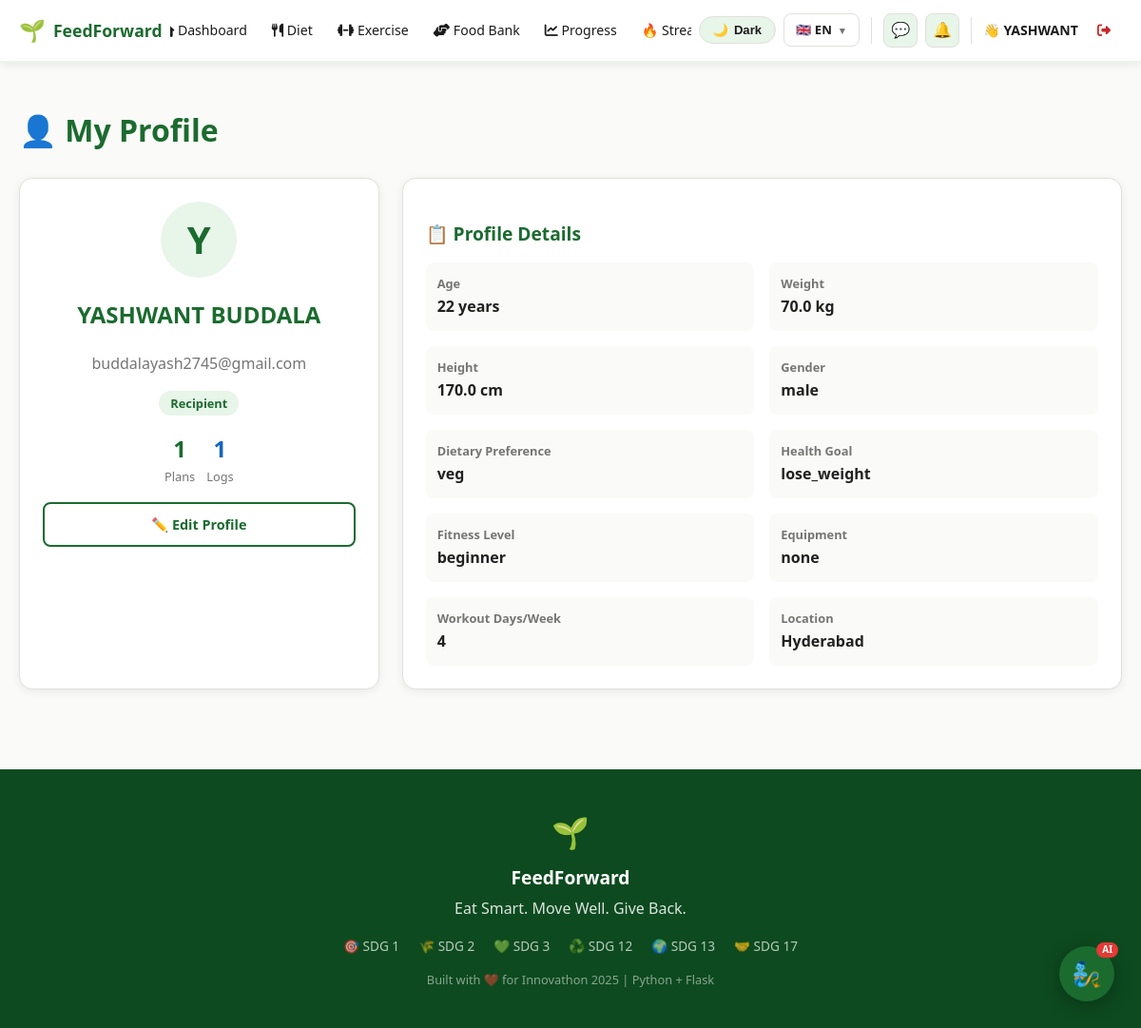
The page /profile (signed in) on the database its author committed.
### models/user.py (models this page shows, shortened)
class User(db.Model, UserMixin):
    __tablename__ = 'users'
    id            = db.Column(db.Integer, primary_key=True)
    name          = db.Column(db.String(100), nullable=False)
    email         = db.Column(db.String(120), unique=True, nullable=False)
    password_hash = db.Column(db.String(200), nullable=False)
    role          = db.Column(db.String(20), default='user')  # user / donor / recipient / admin
    age           = db.Column(db.Integer)
    weight        = db.Column(db.Float)
    height        = db.Column(db.Float)
    gender        = db.Column(db.String(10))
    dietary_pref  = db.Column(db.String(20))   # veg / non_veg / vegan
    health_goal   = db.Column(db.String(20))   # lose_weight / gain_muscle / stay_fit
    fitness_level = db.Column(db.String(20))   # beginner / intermediate / advanced
    equipment     = db.Column(db.String(20))   # none / dumbbells / gym
    days_per_week = db.Column(db.Integer, default=4)
    location      = db.Column(db.String(200))
    latitude      = db.Column(db.Float)
    longitude     = db.Column(db.Float)
    profile_complete = db.Column(db.Boolean, default=False)
    allergies     = db.Column(db.String(200), default='')  # comma-separated e.g. "gluten,dairy,nuts"
    created_at    = db.Column(db.DateTime, default=datetime.utcnow)
    meal_plans    = db.relationship('MealPlan',     backref='user', lazy=True)
    exercise_plans= db.relationship('ExercisePlan', backref='user', lazy=True)
    donations     = db.relationship('FoodListing',  foreign_keys='FoodListing.donor_id',    backref='donor',     lazy=True)
    claims        = db.relationship('FoodListing',  foreign_keys='FoodListing.claimed_by',  backref='recipient', lazy=True)
    progress_logs = db.relationship('ProgressLog',  backref='user', lazy=True)

### routes/main.py (the view)
@main.route('/profile')
@login_required
def profile():
    from models.models import MealPlan, ExercisePlan
    total_plans = MealPlan.query.filter_by(user_id=current_user.id).count()
    total_logs  = ProgressLog.query.filter_by(user_id=current_user.id).count()
    return render_template('profile.html', total_plans=total_plans, total_logs=total_logs)

### templates/profile.html (shortened to what this page needs)
{% extends 'base.html' %}{% block title %}My Profile{% endblock %}
{% block content %}
<h1 style="font-size:2rem;font-weight:800;color:#1B6B2F;margin-bottom:24px;">👤 My Profile</h1>
<div style="display:grid;grid-template-columns:1fr 2fr;gap:24px;">
  <div class="card" style="text-align:center;">
    <div style="width:80px;height:80px;background:#E8F5E9;border-radius:50%;display:flex;align-items:center;justify-content:center;font-size:2.5rem;margin:0 auto 16px;font-weight:700;color:#1B6B2F;">{{ current_user.name[0] }}</div>
    <h2 style="font-weight:800;color:#1B6B2F;">{{ current_user.name }}</h2>
    <p style="color:#757575;">{{ current_user.email }}</p>
    <span class="badge-green">{{ current_user.role.title() }}</span>
    <div style="margin-top:16px;display:flex;gap:12px;justify-content:center;">
      <div style="text-align:center;"><div style="font-size:1.5rem;font-weight:800;color:#1B6B2F;">{{ total_plans }}</div><div style="font-size:.8rem;color:#757575;">Plans</div></div>
      <div style="text-align:center;"><div style="font-size:1.5rem;font-weight:800;color:#1565C0;">{{ total_logs }}</div><div style="font-size:.8rem;color:#757575;">Logs</div></div>
    </div>
    <a href="{{ url_for('main.setup_profile') }}" class="btn-secondary" style="margin-top:16px;display:block;font-size:.9rem;">✏️ Edit Profile</a>
  </div>
  <div class="card">
    <h3 class="section-title">📋 Profile Details</h3>
    <div style="display:grid;grid-template-columns:1fr 1fr;gap:16px;">
      {% for label,value in [('Age', (current_user.age|string + ' years') if current_user.age else 'Not set'),('Weight', (current_user.weight|string + ' kg') if current_user.weight else 'Not set'),('Height', (current_user.height|string + ' cm') if current_user.height else 'Not set'),('Gender', current_user.gender or 'Not set'),('Dietary Preference', current_user.dietary_pref or 'Not set'),('Health Goal', current_user.health_goal or 'Not set'),('Fitness Level', current_user.fitness_level or 'Not set'),('Equipment', current_user.equipment or 'Not set'),('Workout Days/Week', current_user.days_per_week|string if current_user.days_per_week else 'Not set'),('Location', current_user.location or 'Not set')] %}
      <div style="background:#FAFAF8;border-radius:8px;padding:12px;">
        <div style="font-size:.8rem;color:#757575;font-weight:600;">{{ label }}</div>
        <div style="font-weight:700;color:#212121;margin-top:2px;">{{ value }}</div>
      </div>
    </div>
  </div>
</div>
{% endblock %}

### templates/base.html (shortened to what this page needs)
<!DOCTYPE html>
<html lang="{{ lang }}" data-theme="light">
<head>
  <link href="https://cdnjs.cloudflare.com/ajax/libs/font-awesome/6.4.0/css/all.min.css" rel="stylesheet"/>
  <link rel="stylesheet" href="https://unpkg.com/leaflet@1.9.4/dist/leaflet.css"/>
</head>
<body>
<nav style="background:var(--nav-bg);border-bottom:2px solid var(--nav-border);
            position:sticky;top:0;z-index:1000;box-shadow:0 2px 10px var(--shadow);">
  <div style="max-width:1280px;margin:0 auto;padding:0 20px;
              display:flex;align-items:center;justify-content:space-between;
              height:64px;gap:8px;">
    <a href="{{ url_for('main.index') }}"
       style="display:flex;align-items:center;gap:8px;flex-shrink:0;">
      <span style="font-size:1.4rem;">🌱</span>
      <span style="font-size:1.1rem;font-weight:800;color:var(--green);">FeedForward</span>
    </a>
    {% if current_user.is_authenticated %}
    <div style="display:flex;gap:2px;align-items:center;overflow-x:auto;flex:1;justify-content:center;">
      <a href="{{ url_for('main.dashboard') }}"
         class="nav-link {% if request.endpoint=='main.dashboard' %}active{% endif %}">
        <i class="fas fa-home"></i> {{ t.nav_dashboard }}
      </a>
      <a href="{{ url_for('diet.index') }}"
         class="nav-link {% if 'diet' in (request.endpoint or '') %}active{% endif %}">
        <i class="fas fa-utensils"></i> {{ t.nav_diet }}
      </a>
      <a href="{{ url_for('exercise.index') }}"
         class="nav-link {% if 'exercise' in (request.endpoint or '') %}active{% endif %}">
        <i class="fas fa-dumbbell"></i> {{ t.nav_exercise }}
      </a>
      <a href="{{ url_for('foodbank.index') }}"
         class="nav-link {% if 'foodbank' in (request.endpoint or '') %}active{% endif %}">
        <i class="fas fa-hands-helping"></i> {{ t.nav_foodbank }}
      </a>
      <a href="{{ url_for('progress.index') }}"
         class="nav-link {% if 'progress' in (request.endpoint or '') %}active{% endif %}">
        <i class="fas fa-chart-line"></i> {{ t.nav_progress }}
      </a>
      <a href="{{ url_for('streak.index') }}"
         class="nav-link {% if 'streak' in (request.endpoint or '') %}active{% endif %}">
        🔥 Streak
      </a>
    </div>
    {% endif %}
    <div style="display:flex;align-items:center;gap:8px;flex-shrink:0;">
      <button id="themeToggle" onclick="toggleTheme()" title="Toggle theme">
        <span id="themeIcon">🌙</span>
        <span id="themeLabel">Dark</span>
      </button>
      <div class="lang-wrap">
        <div class="lang-trigger">
          {% if lang == 'en' %}🇬🇧 EN
          {% elif lang == 'te' %}🇮🇳 TE
          {% else %}🇮🇳 HI{% endif %}
          <span style="font-size:.65rem;opacity:.6;">▼</span>
        </div>
      </div>
      {% if current_user.is_authenticated %}
        <a href="{{ url_for('inbox.messages') }}" class="icon-btn" title="Messages">
          💬
        </a>
        <a href="{{ url_for('inbox.notifications') }}" class="icon-btn" title="Notifications">
          🔔
        </a>
        <span style="font-weight:600;color:var(--text);font-size:.88rem;">
          👋 {{ current_user.name.split()[0] }}
        </span>
        <a href="{{ url_for('auth.logout') }}" class="nav-link"
           style="color:var(--red);" title="{{ t.nav_logout }}">
          <i class="fas fa-sign-out-alt"></i>
        </a>
      {% else %}
        <a href="{{ url_for('auth.login') }}"    class="btn-secondary" style="padding:7px 16px;font-size:.88rem;">{{ t.nav_login }}</a>
        <a href="{{ url_for('auth.register') }}" class="btn-primary"   style="padding:7px 16px;font-size:.88rem;">{{ t.nav_get_started }}</a>
      {% endif %}
    </div>
  </div>
</nav>
<main style="max-width:1280px;margin:0 auto;padding:24px 20px;">
  {% block content %}{% endblock %}
</main>
<footer style="background:var(--green-dk);color:#fff;padding:40px 24px;margin-top:60px;text-align:center;">
  <div style="max-width:1280px;margin:0 auto;">
    <div style="font-size:2rem;margin-bottom:8px;">🌱</div>
    <div style="font-size:1.2rem;font-weight:700;margin-bottom:4px;">FeedForward</div>
    <div style="opacity:.85;margin-bottom:16px;">{{ t.footer_tagline }}</div>
    <div style="display:flex;justify-content:center;gap:20px;flex-wrap:wrap;opacity:.7;font-size:.85rem;margin-bottom:14px;">
      <span>🎯 SDG 1</span><span>🌾 SDG 2</span><span>💚 SDG 3</span>
      <span>♻️ SDG 12</span><span>🌍 SDG 13</span><span>🤝 SDG 17</span>
    </div>
    <div style="opacity:.5;font-size:.8rem;">{{ t.footer_built }}</div>
  </div>
</footer>
{% if current_user.is_authenticated %}
<div id="feedgenie-btn" onclick="toggleChat()"
     style="position:fixed;bottom:28px;right:28px;z-index:9000;
            width:58px;height:58px;background:var(--green);border-radius:50%;
            display:flex;align-items:center;justify-content:center;
            font-size:1.6rem;cursor:pointer;box-shadow:0 4px 20px rgba(0,0,0,.3);
            transition:transform .2s,box-shadow .2s;"
     onmouseover="this.style.transform='scale(1.12)'"
     onmouseout="this.style.transform='scale(1)'"
     title="Chat with FeedGenie">
  🧞
  <div style="position:absolute;top:-4px;right:-4px;background:#E53935;color:#fff;
              border-radius:10px;padding:1px 6px;font-size:.62rem;font-weight:800;line-height:1.4;">AI</div>
</div>
{% endif %}
</body>
</html>

### templates/base.html (style rules this page uses)
:root { --bg:#FAFAF8;--bg2:#F2F4F0;--surface:#FFFFFF;--surface2:#F7F8F5; --border:#E0E0DC;--text:#1A1A1A;--text2:#5C5C5C;--text3:#9E9E9E; --green:#1B6B2F;--green-dk:#0D4A1F;--green-lt:#E8F5E9;--green-mid:#C8E6C9; --amber:#FF8F00;--blue:#1565C0;--blue-lt:#E3F2FD;--red:#C62828; --red-lt:#FFEBEE;--yellow-lt:#FFF9C4; --shadow:rgba(0,0,0,.07);--shadow-hov:rgba(0,0,0,.13); --nav-bg:#FFFFFF;--nav-border:#E8F5E9;--input-bg:#FFFFFF;--toggle-bg:#E8F5E9; }
*,*::before,*::after { box-sizing:border-box; }
html { scroll-behavior:smooth; }
body { font-family:'Segoe UI',system-ui,sans-serif;background:var(--bg);color:var(--text);margin:0;line-height:1.6;transition:background .3s,color .3s; }
a { text-decoration:none; }
.btn-secondary { border:2px solid var(--green);color:var(--green);padding:10px 24px;border-radius:8px;font-weight:600;display:inline-block;background:transparent;cursor:pointer;transition:background .2s; }
.card { background:var(--surface);border-radius:14px;box-shadow:0 2px 10px var(--shadow);padding:24px;border:1px solid var(--border);transition:box-shadow .2s; }
.badge-green { background:var(--green-lt);color:var(--green);padding:4px 12px;border-radius:20px;font-size:.8rem;font-weight:600; }
.nav-link { padding:7px 12px;border-radius:8px;color:var(--text);font-weight:500;font-size:.88rem;white-space:nowrap;transition:background .15s,color .15s; }
.section-title { font-size:1.2rem;font-weight:700;color:var(--green);margin-bottom:14px; }
#themeToggle { background:var(--toggle-bg);border:1.5px solid var(--border);border-radius:50px;padding:6px 14px;cursor:pointer;font-size:.82rem;font-weight:700;color:var(--text);display:flex;align-items:center;gap:6px;transition:all .2s;white-space:nowrap; }
.lang-wrap { position:relative; }
.lang-trigger { background:var(--surface);border:1.5px solid var(--border);border-radius:8px;padding:6px 12px;cursor:pointer;font-size:.82rem;font-weight:700;color:var(--text);display:flex;align-items:center;gap:6px;transition:border .2s;white-space:nowrap;user-select:none; }
.icon-btn { position: relative; background: var(--toggle-bg); border: 1.5px solid var(--border); border-radius: 8px; width: 36px; height: 36px; display: flex; align-items: center; justify-content: center; cursor: pointer; color: var(--text); font-size: 1rem; transition: all .2s; text-decoration: none; flex-shrink: 0; }

### rows shown on the page
User: name "YASHWANT", name "Y", name "YASHWANT BUDDALA", email "buddalayash2745@gmail.com", role "Recipient", label "Gender", gender "male", label "Dietary Preference", dietary_pref "veg", label "Health Goal", health_goal "lose_weight", label "Fitness Level", fitness_level "beginner", label "Equipment", equipment "none", label "Location", location "Hyderabad"

### other values the page prints
{{ t.nav_dashboard }} "Dashboard"
{{ t.nav_diet }} "Diet"
{{ t.nav_exercise }} "Exercise"
{{ t.nav_foodbank }} "Food Bank"
{{ t.nav_progress }} "Progress"
{{ total_plans }} "1"
{{ total_logs }} "1"
{{ label }} "Age" "Weight" "Height" "Workout Days/Week"
{{ value }} "22 years" "70.0 kg" "170.0 cm" "4"
{{ t.footer_tagline }} "Eat Smart. Move Well. Give Back."
{{ t.footer_built }} "Built with ❤️ for Innovathon 2025 | Python + Flask"
